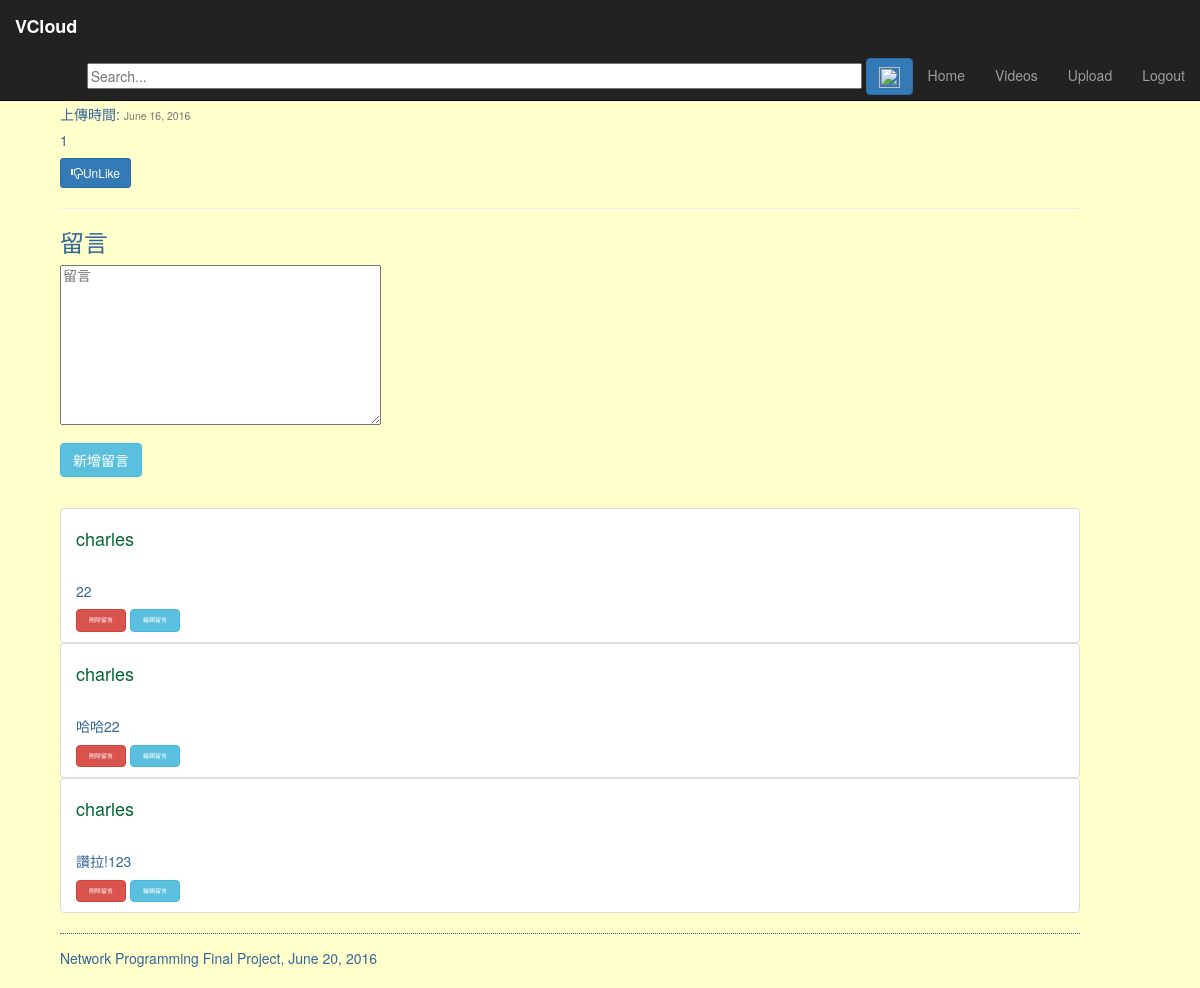
The app's page /vod/videoplay?video_id=13 (signed in), older data.
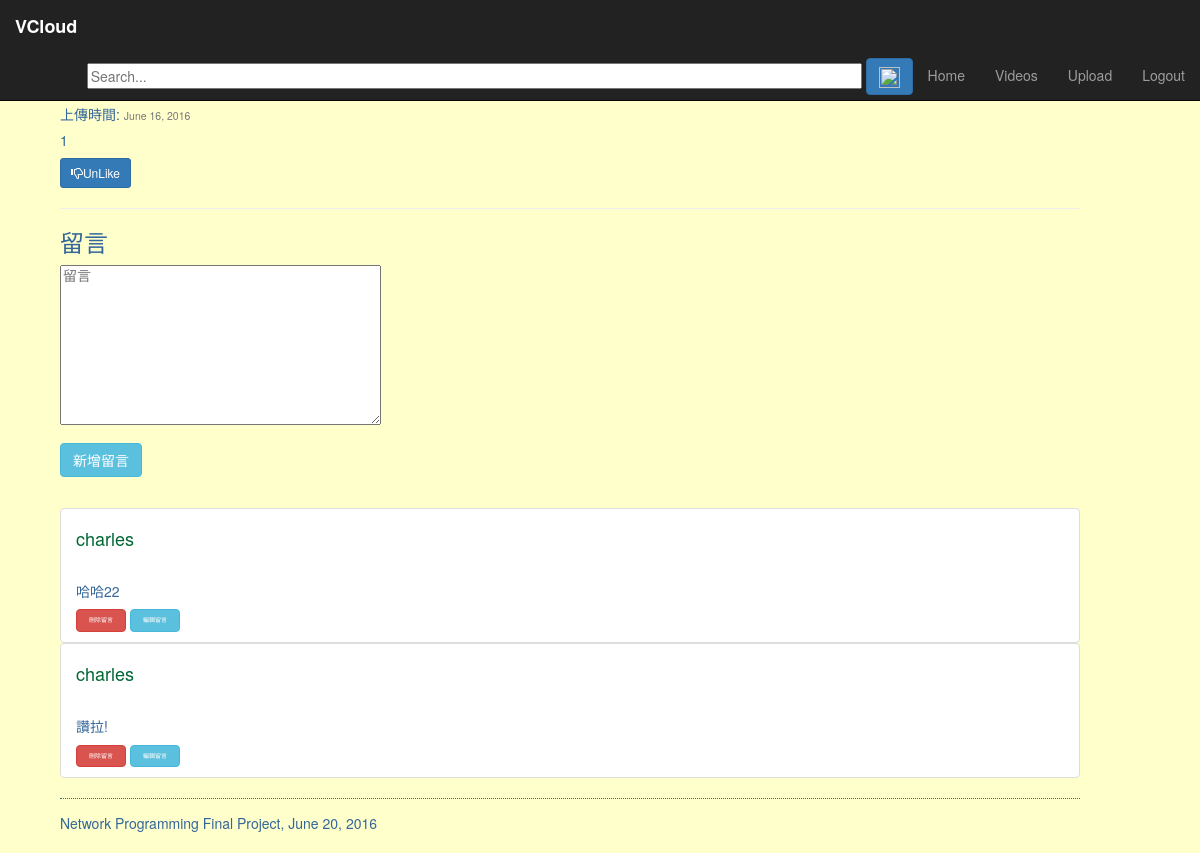
The same page, newer data.
### vod/models.py (models this page shows, shortened)
class Review(models.Model):
    user = models.ForeignKey(User, verbose_name='user_reviews', on_delete=models.CASCADE)
    video = models.ForeignKey(Video, verbose_name='video_reviews', on_delete=models.CASCADE)
    text = models.CharField(max_length=512, null=True)
    date = models.DateField(auto_now=True, null=True)

### vod/views.py (the view, shortened to what this page needs)
def videoplay(request):
    if request.method == 'GET':
        current_user = request.user
        if 'video_id' in request.GET:
            video_id = request.GET['video_id']
            if not video_id or not video_id.isdigit():
                 return redirect('/vod/')
            video_id = int(video_id)
            try:
                video = Video.objects.get(id=video_id)
            except Video.DoesNotExist:
                video = None
                return redirect('/vod/')
            if video:
                video.views = video.views + 1
                video.save()
                context_dict = {'video': video}
                reviews = Review.objects.filter(video=video).exclude(text=None)
                likes_number = LikeVideo.objects.filter(video=video).count()
                context_dict['reviews'] = reviews
                context_dict['likes_number'] = likes_number
                try:
                    isLike = LikeVideo.objects.get(video=video, user=current_user)
                except LikeVideo.DoesNotExist:
                    isLike = False
                context_dict['isLike'] = isLike
                form = ReviewForm()
                context_dict['form'] = form
                return render(request, 'vod/videoplay.html', context_dict)
            else:
                return redirect('/vod/')
        else:
             return redirect('/vod/')

### vod/forms.py
class ReviewForm(forms.ModelForm):
  text = forms.CharField(widget=forms.Textarea(attrs={'placeholder': '留言'}))
  class Meta:
    model = Review
    fields = ['text']

### templates/vod/videoplay.html (shortened to what this page needs)
{% extends 'base.html' %}
{% load staticfiles %}
{% block head %}
  <link rel="stylesheet" href="{% static "css/index.css" %}">
{% endblock %}
{% block body_block %}
  {% if video %}
    <h3>{{ video.title }}</h3>
    <h5>觀看次數: {{ video.views }}</h5>
    <h5>{{ video.description }}</h5>
    <h5>上傳時間: <small>{{ video.upload_date }}</small></h5>
    <h5 id="like_count">{{ likes_number }}<h5>
      {% if isLike %}
        <button id="like" class="btn btn-primary btn-sm" type="button" video-id="{{ video.id }}" act-type="unlike">
          <span class="glyphicon glyphicon-thumbs-down"></span>UnLike
        </button>
      {% else %}
        <button id="like" class="btn btn-primary btn-sm" type="button" video-id="{{ video.id }}" act-type="like">
          <span class="glyphicon glyphicon-thumbs-up"></span>Like
        </button>
      {% endif %}
    <hr>
    <form role="form" id="review_form" method="post" action="{% url 'videoplay' %}">
    <h3 class="form-signin-heading">留言</h3>
        {% for field in form.visible_fields %}
            {{ field }}
        {% endfor %}
        <br/><br/>
        <button class="btn btn-info" type="submit" name="submit">新增留言</button>
    </form>
    <br/><br/>
    {% if reviews %}
      <ul class="list-group">
          {% for r in reviews %}
          <div>
            <li class="list-group-item">
              <div>
                <h4><a href="{% url 'personal_videos' %}?user_id={{ r.user.id }}">{{ r.user }}</a></h4><br>
                <h5 id="review-text-{{ r.id }}">{{ r.text }}</h5>
                {% if user.id == r.user.id %}
                <button class="btn btn-danger" type="submit" name="submit" style="font-size: 6px" id="delete-{{ r.id }}">刪除留言</button>
                <button class="btn btn-info" type="submit" name="submit" style="font-size: 6px" id="edit-{{ r.id }}">編輯留言</button>
                {% endif %}
              </div>
            </li>
          </div>
          {% endfor %}
      </ul>
    {% else %}
      <h4>沒有評論</h4>
    {% endif %}
  {% else %}
    <h4>沒有影片</h4>
  {% endif %}
{% endblock %}

Row changes from the older to the newer data that the page shows:
removed Review: user "charles", text "22"
changed Review (number 2 of 2 on the later page): text "讚拉!123" → "讚拉!"
